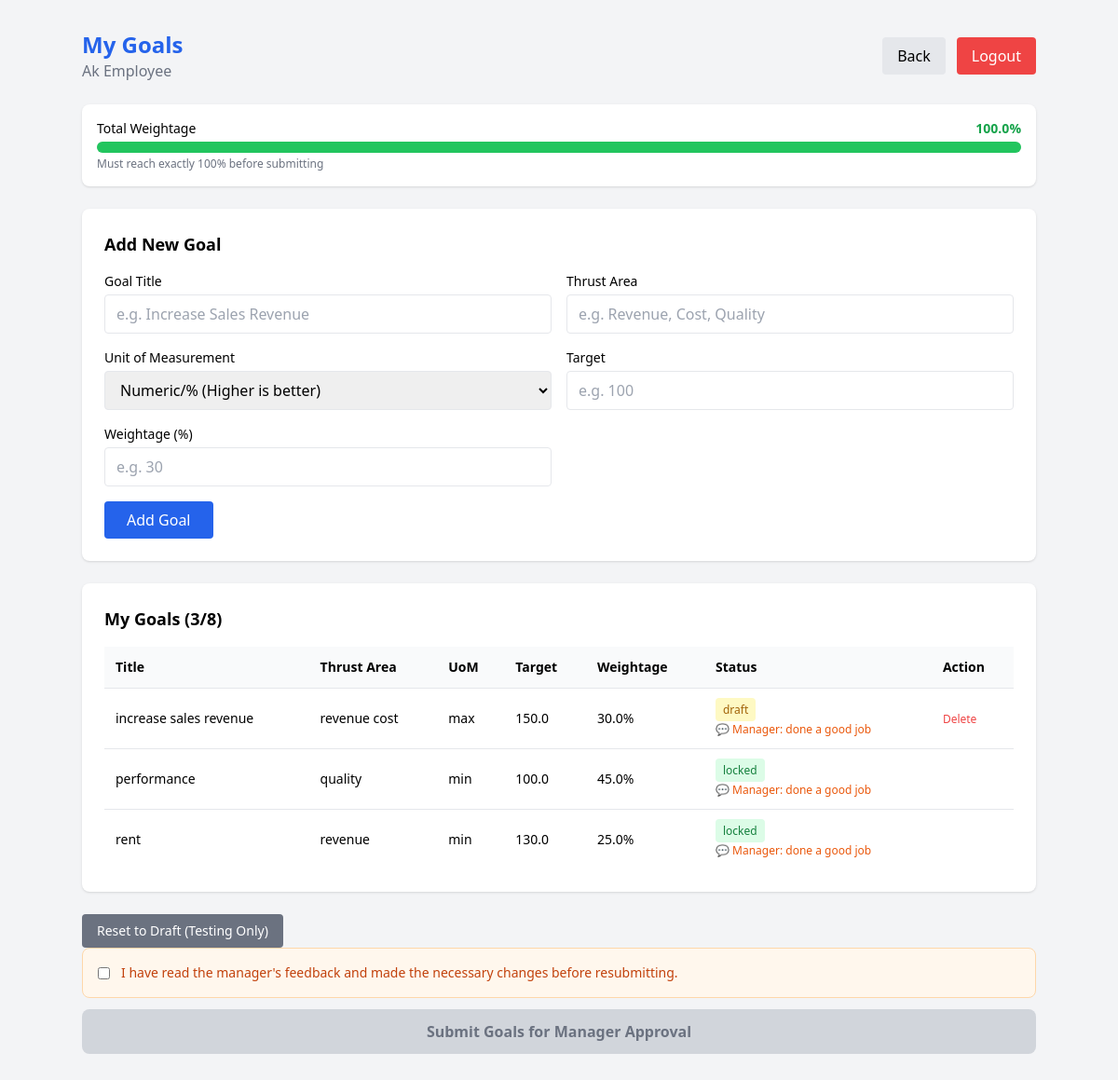
Page /employee/goals (signed in) on the committed database.
### app/models.py (models this page shows)
class User(Base):
    __tablename__ = "users"
    id = Column(Integer, primary_key=True, index=True)
    name = Column(String, nullable=False)
    email = Column(String, unique=True, nullable=False)
    password = Column(String, nullable=False)
    role = Column(String, nullable=False)  # employee / manager / admin
    manager_id = Column(Integer, ForeignKey("users.id"), nullable=True)
    manager = relationship("User", remote_side=[id], backref="team")
    goals = relationship("Goal", back_populates="employee")

class Goal(Base):
    __tablename__ = "goals"
    id = Column(Integer, primary_key=True, index=True)
    employee_id = Column(Integer, ForeignKey("users.id"), nullable=False)
    title = Column(String, nullable=False)
    thrust_area = Column(String, nullable=False)
    uom_type = Column(String, nullable=False)  # min / max / zero / timeline
    target = Column(Float, nullable=False)
    weightage = Column(Float, nullable=False)
    status = Column(String, default="draft")  # draft / submitted / approved / locked
    is_shared = Column(Boolean, default=False)
    parent_goal_id = Column(Integer, ForeignKey("goals.id"), nullable=True)
    created_at = Column(DateTime, default=datetime.utcnow)
    employee = relationship("User", back_populates="goals")
    achievements = relationship("Achievement", back_populates="goal")
    audit_logs = relationship("AuditLog", back_populates="goal")

class CheckIn(Base):
    __tablename__ = "checkins"
    id = Column(Integer, primary_key=True, index=True)
    goal_id = Column(Integer, ForeignKey("goals.id"), nullable=False)
    manager_id = Column(Integer, ForeignKey("users.id"), nullable=False)
    quarter = Column(String, nullable=False)
    comment = Column(Text, nullable=True)
    created_at = Column(DateTime, default=datetime.utcnow)

### app/routes/employee.py (the view)
@router.get("/goals")
def view_goals(request: Request, user=Depends(require_employee), db: Session = Depends(get_db)):
    goals = get_employee_goals(db, user.id)
    total_weightage = sum(g.weightage for g in goals)
    rework_comments = get_rework_comments(db, goals)
    return templates.TemplateResponse(request, "employee/goals.html", {
        "user": user,
        "goals": goals,
        "total_weightage": total_weightage,
        "rework_comments": rework_comments
    })

### app/templates/employee/goals.html (shortened to what this page needs)
<!DOCTYPE html>
<html>
<head>
    <script src="https://cdn.tailwindcss.com"></script>
</head>
<body class="bg-gray-100 p-8">
<div class="max-w-5xl mx-auto">
    <div class="flex justify-between items-center mb-6">
        <div>
            <h1 class="text-2xl font-bold text-blue-600">My Goals</h1>
            <p class="text-gray-500">{{ user.name }}</p>
        </div>
        <div class="flex gap-3">
            <a href="/employee/dashboard" class="bg-gray-200 px-4 py-2 rounded">Back</a>
            <a href="/logout" class="bg-red-500 text-white px-4 py-2 rounded">Logout</a>
        </div>
    </div>
    <div class="bg-white rounded-lg shadow p-4 mb-6">
        <div class="flex justify-between mb-1">
            <span class="text-sm font-medium">Total Weightage</span>
            <span class="text-sm font-bold {% if total_weightage == 100 %}text-green-600{% else %}text-red-600{% endif %}">
                {{ total_weightage }}%
            </span>
        </div>
        <div class="w-full bg-gray-200 rounded-full h-3">
            <div class="h-3 rounded-full {% if total_weightage == 100 %}bg-green-500{% else %}bg-blue-500{% endif %}"
                 style="width: {{ [total_weightage, 100]|min }}%"></div>
        </div>
        <p class="text-xs text-gray-500 mt-1">Must reach exactly 100% before submitting</p>
    </div>
    {% set all_locked = goals|length > 0 and goals|selectattr("status", "ne", "draft")|list|length == goals|length %}
    {% if not all_locked %}
    <div class="bg-white rounded-lg shadow p-6 mb-6">
        <h2 class="text-lg font-semibold mb-4">Add New Goal</h2>
        <form method="POST" action="/employee/goals/add">
            <div class="grid grid-cols-2 gap-4">
                <div>
                    <label class="block text-sm font-medium mb-1">Goal Title</label>
                    <input type="text" name="title" required
                        class="w-full border rounded px-3 py-2 focus:outline-none focus:ring-2 focus:ring-blue-500"
                        placeholder="e.g. Increase Sales Revenue">
                </div>
                <div>
                    <label class="block text-sm font-medium mb-1">Thrust Area</label>
                    <input type="text" name="thrust_area" required
                        class="w-full border rounded px-3 py-2 focus:outline-none focus:ring-2 focus:ring-blue-500"
                        placeholder="e.g. Revenue, Cost, Quality">
                </div>
                <div>
                    <label class="block text-sm font-medium mb-1">Unit of Measurement</label>
                    <select name="uom_type" class="w-full border rounded px-3 py-2">
                        <option value="min">Numeric/% (Higher is better)</option>
                    </select>
                </div>
                <div>
                    <label class="block text-sm font-medium mb-1">Target</label>
                    <input type="number" name="target" step="0.01" required
                        class="w-full border rounded px-3 py-2 focus:outline-none focus:ring-2 focus:ring-blue-500"
                        placeholder="e.g. 100">
                </div>
                <div>
                    <label class="block text-sm font-medium mb-1">Weightage (%)</label>
                    <input type="number" name="weightage" min="10" max="100" required
                        class="w-full border rounded px-3 py-2 focus:outline-none focus:ring-2 focus:ring-blue-500"
                        placeholder="e.g. 30">
                </div>
            </div>
            <button type="submit" class="mt-4 bg-blue-600 text-white px-6 py-2 rounded hover:bg-blue-700">
                Add Goal
            </button>
        </form>
    </div>
    {% endif %}
    <div class="bg-white rounded-lg shadow p-6 mb-6">
        <h2 class="text-lg font-semibold mb-4">My Goals ({{ goals|length }}/8)</h2>
        {% if goals %}
        <table class="w-full text-sm">
            <thead>
                <tr class="bg-gray-50 text-left">
                    <th class="p-3">Title</th>
                    <th class="p-3">Thrust Area</th>
                    <th class="p-3">UoM</th>
                    <th class="p-3">Target</th>
                    <th class="p-3">Weightage</th>
                    <th class="p-3">Status</th>
                    <th class="p-3">Action</th>
                </tr>
            </thead>
            <tbody>
                {% for goal in goals %}
                <tr class="border-t">
                    <td class="p-3">{{ goal.title }}</td>
                    <td class="p-3">{{ goal.thrust_area }}</td>
                    <td class="p-3">{{ goal.uom_type }}</td>
                    <td class="p-3">{{ goal.target }}</td>
                    <td class="p-3">{{ goal.weightage }}%</td>
                    <td class="p-3">
                        <span class="px-2 py-1 rounded text-xs font-medium
                            {% if goal.status == 'draft' %}bg-yellow-100 text-yellow-700
                            {% elif goal.status == 'submitted' %}bg-blue-100 text-blue-700
                            {% elif goal.status == 'locked' %}bg-green-100 text-green-700
                            {% endif %}">
                            {{ goal.status }}
                        </span>
                        {% if rework_comments.get(goal.id) %}
                        <p class="text-xs text-orange-600 mt-1">💬 Manager: {{ rework_comments[goal.id] }}</p>
                        {% endif %}
                    </td>
                    <td class="p-3">
                        {% if goal.status == 'draft' %}
                        <form method="POST" action="/employee/goals/delete/{{ goal.id }}">
                            <button type="submit" class="text-red-500 hover:underline text-xs">Delete</button>
                        </form>
                        {% endif %}
                    </td>
                </tr>
                {% endfor %}
            </tbody>
        </table>
        {% else %}
        <p class="text-gray-500 text-center py-4">No goals yet. Add your first goal above.</p>
        {% endif %}
    </div>
    <form method="POST" action="/employee/goals/reset">
    <button type="submit" class="bg-gray-500 text-white px-4 py-2 rounded text-sm">
        Reset to Draft (Testing Only)
    </button>
</form>
    {% if goals|selectattr("status", "equalto", "draft")|list|length > 0 %}
<form method="POST" action="/employee/goals/submit">
    {% if rework_comments %}
    <div class="bg-orange-50 border border-orange-200 rounded-lg p-4 mb-3">
        <label class="flex items-start gap-3 cursor-pointer">
            <input type="checkbox" name="acknowledged" value="yes"
                class="mt-1"
                id="ack-checkbox"
                onchange="document.getElementById('submit-btn').disabled = !this.checked">
            <span class="text-sm text-orange-700">
                I have read the manager's feedback and made the necessary changes before resubmitting.
            </span>
        </label>
    </div>
    <button type="submit" id="submit-btn" disabled
        class="w-full bg-gray-300 text-gray-500 py-3 rounded-lg font-semibold cursor-not-allowed">
        Submit Goals for Manager Approval
    </button>
    {% else %}
    <button type="submit" id="submit-btn"
        class="w-full bg-green-600 text-white py-3 rounded-lg font-semibold hover:bg-green-700">
        Submit Goals for Manager Approval
    </button>
    {% endif %}
</form>
{% endif %}
</div>
</body>
</html>

### rows in the picture
User: name "Ak Employee"
Goal: title "increase sales revenue", thrust_area "revenue cost", uom_type "max", target "150.0", weightage "30.0", status "draft"
CheckIn: comment "done a good job"
Goal: title "performance", thrust_area "quality", uom_type "min", target "100.0", weightage "45.0", status "locked"
CheckIn: comment "done a good job"
Goal: title "rent", thrust_area "revenue", uom_type "min", target "130.0", weightage "25.0", status "locked"
CheckIn: comment "done a good job"

### other values in the picture
{{ total_weightage }} "100.0"
{{ goals|length }} "3"
